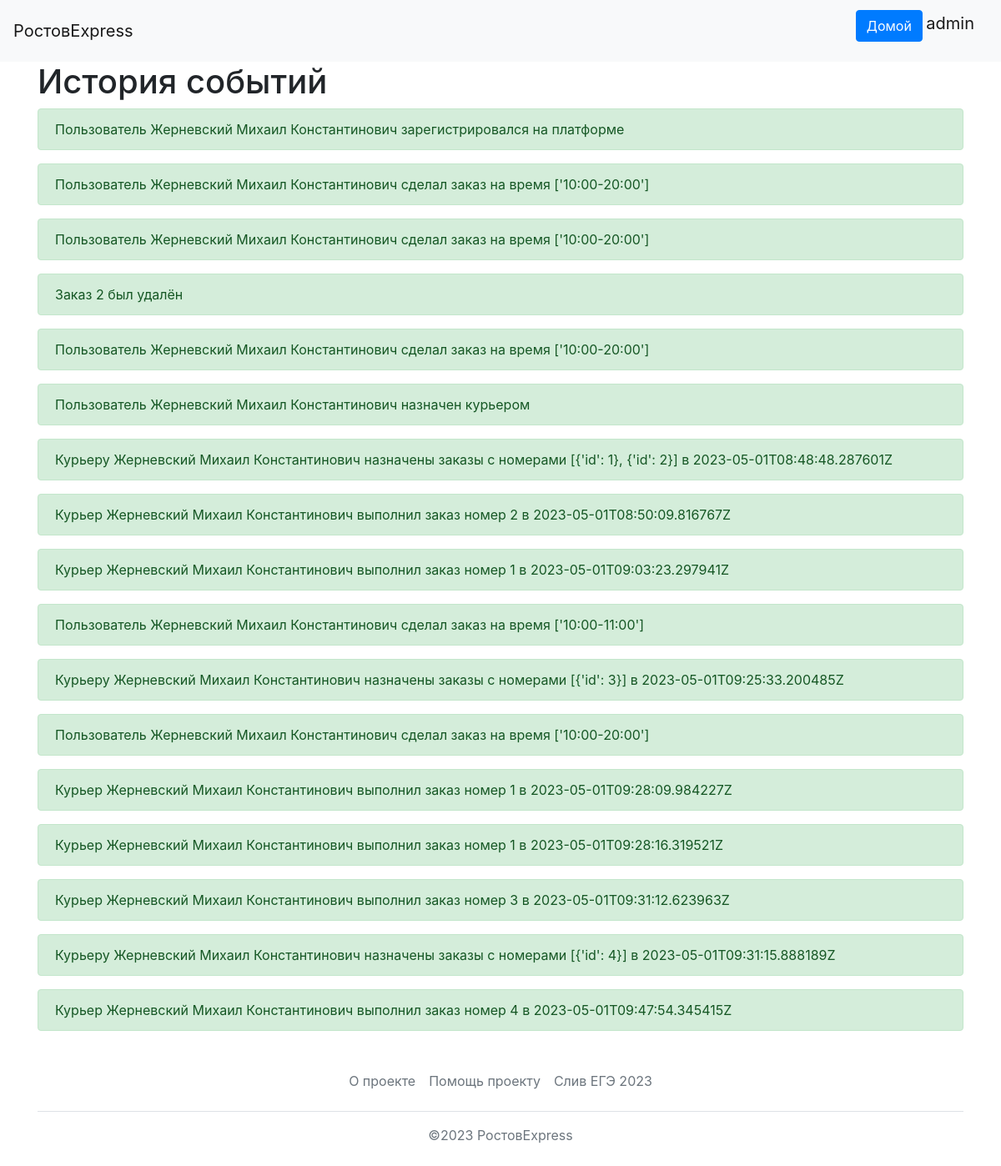
Page /history (signed in) on the earlier database version.
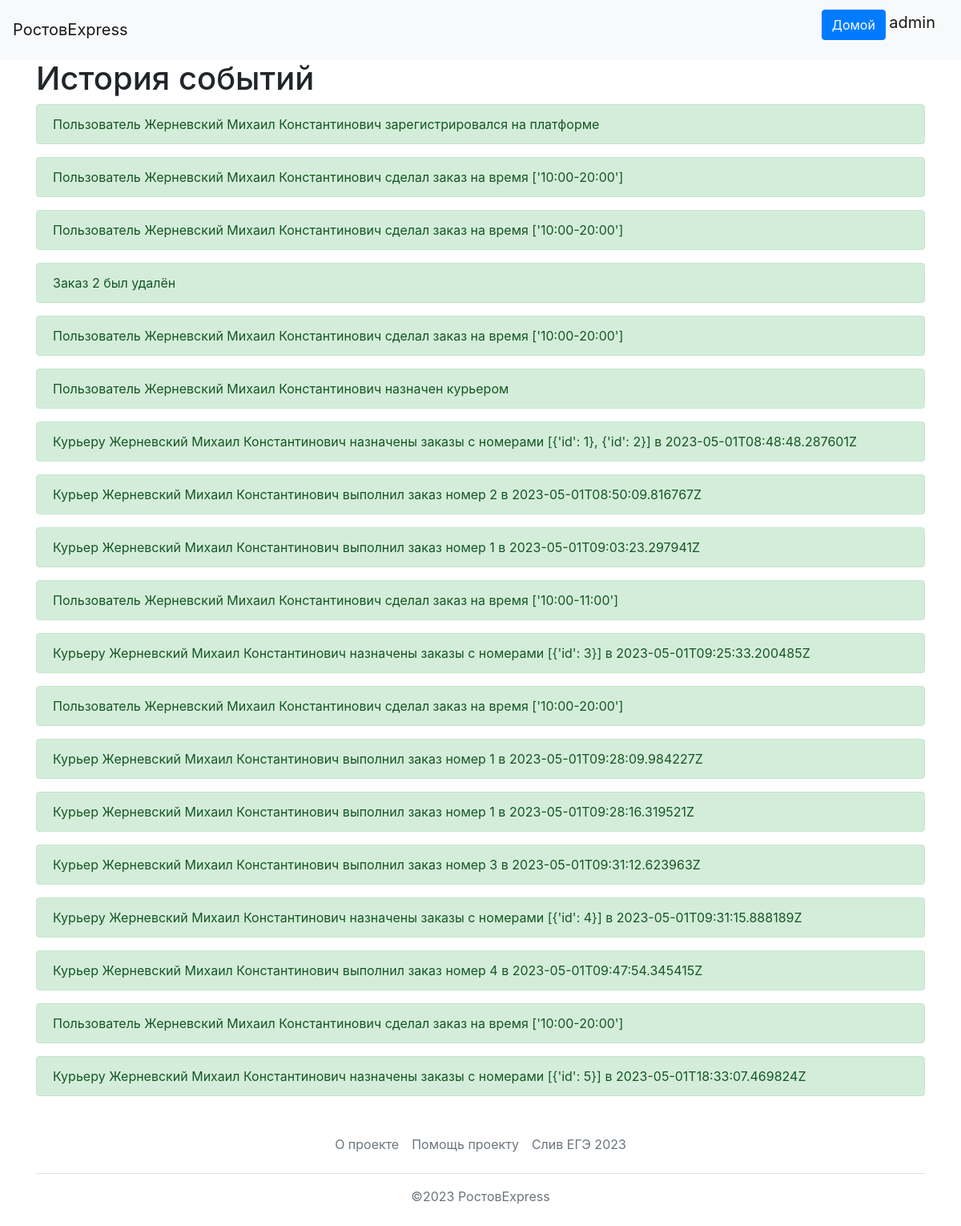
Same page on the later database version.
### data/users.py (models this page shows, shortened)
class User(SqlAlchemyBase, UserMixin):
    __tablename__ = 'users'
    id = sqlalchemy.Column(sqlalchemy.Integer,
                           primary_key=True, autoincrement=True)
    name = sqlalchemy.Column(sqlalchemy.String, nullable=True)
    about = sqlalchemy.Column(sqlalchemy.String, nullable=True)
    email = sqlalchemy.Column(sqlalchemy.String,
                              index=True, unique=True, nullable=True)
    phone_number = sqlalchemy.Column(sqlalchemy.String,
                              index=True, unique=True, nullable=True)
    hashed_password = sqlalchemy.Column(sqlalchemy.String, nullable=True)
    created_date = sqlalchemy.Column(sqlalchemy.DateTime,default=datetime.datetime.now)
    user_type = sqlalchemy.Column(sqlalchemy.Integer, nullable=True)
    c_id = sqlalchemy.Column(sqlalchemy.Integer, sqlalchemy.ForeignKey('couriers.id'), nullable=True)
    sqlalchemy.orm.relation('Courier')

### data/records.py (models this page shows)
class Record(SqlAlchemyBase):
    __tablename__ = 'records'
    id = sqlalchemy.Column(sqlalchemy.Integer, primary_key=True, autoincrement=True)
    event = sqlalchemy.Column(sqlalchemy.String, nullable=True)

### main.py (the view)
@app.route("/history", methods=["GET"])
@login_required
def view_history():
    if current_user.user_type != 3:
        return redirect('/')
    db_sess = db_session.create_session()
    events = db_sess.query(Record).all()
    return render_template("history.html", items=events)

### data/db_session.py (called while the page is built)
def create_session() -> Session:
    global __factory
    return __factory()

### main.py (called while the page is built)
@login_manager.user_loader
def load_user(user_id):
    db_sess = db_session.create_session()
    return db_sess.query(User).get(user_id)

### templates/history.html
{% extends "base.html" %}
{% block content %}
<h1>История событий</h1>
{% for item in items %}
<div>
    <div class="alert alert-success">
        {{item.event}}
    </div>
</div>
{% endfor %}
{% endblock %}

### templates/base.html (shortened to what this page needs)
<!doctype html>
<html lang="en">
<head>
    <link rel="stylesheet"
          href="https://stackpath.bootstrapcdn.com/bootstrap/4.4.1/css/bootstrap.min.css"
>
</head>
<body>
<header>
    <nav class="navbar navbar-light bg-light">
        <a class="navbar-brand" href="#">РостовExpress</a>
        {% if current_user.is_authenticated %}
            <p>
                <a class="btn btn-primary " href="/">Домой</a>
                <a class="navbar-brand" href="/logout">{{ current_user.name }}</a>
            </p>
        {% else %}
            <p>
                <a class="btn btn-primary " href="/register">Зарегистрироваться</a>
                <a class="btn btn-success" href="/login">Войти</a>
            </p>
        {% endif %}
    </nav>
</header>
<main role="main" class="container">
    {% block content %}{% endblock %}
</main>
<div class="container">
    <footer class="py-3 my-4">
        <ul class="nav justify-content-center border-bottom pb-3 mb-3">
            <li class="nav-item"><a
                    href="https://docs.google.com/document/d/181rVJnixCkqp7kEEYyXy6jRmIWrEmT0YMYidJ4JE5xg/edit?usp=sharing"
                    class="nav-link px-2 text-muted">О проекте</a></li>
            <li class="nav-item"><a href="/donations" class="nav-link px-2 text-muted">Помощь проекту</a></li>
            <li class="nav-item"><a href="https://www.youtube.com/watch?v=dQw4w9WgXcQ" class="nav-link px-2 text-muted">Слив
                ЕГЭ 2023</a></li>
        </ul>
        <p class="text-center text-muted">©2023 РостовExpress</p>
    </footer>
</div>
</body>
</html>

Differences in the rows shown:
added Record: event "Пользователь Жерневский Михаил Константинович сделал заказ на время ['10:00-20:00']"
added Record: event "Курьеру Жерневский Михаил Константинович назначены заказы с номерами [{'id': 5}] в 2023-05-01T18:33:07.469824Z"
